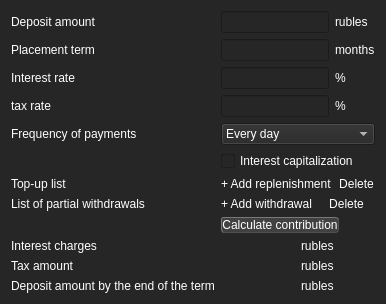
      <widget class="QWidget" name="tab_4">
       <property name="styleSheet">
        <string notr="true">background-color: rgb(38, 38, 38);
color: white;</string>
       </property>
       <attribute name="title">
        <string>Deposit</string>
       </attribute>
       <layout class="QGridLayout" name="gridLayout_13">
        <item row="0" column="0">
         <layout class="QGridLayout" name="gridLayout_11">
          <item row="3" column="0">
           <widget class="QLabel" name="type_3">
            <property name="sizePolicy">
             <sizepolicy hsizetype="Maximum" vsizetype="Maximum">
              <horstretch>0</horstretch>
              <verstretch>0</verstretch>
             </sizepolicy>
            </property>
            <property name="text">
             <string>tax rate</string>
            </property>
           </widget>
          </item>
          <item row="7" column="1">
           <layout class="QVBoxLayout" name="verticalLayout_8">
            <item>
             <layout class="QHBoxLayout" name="horizontalLayout_18">
              <item>
               <widget class="QPushButton" name="add_withdrawal_2">
                <property name="sizePolicy">
                 <sizepolicy hsizetype="Minimum" vsizetype="Maximum">
                  <horstretch>0</horstretch>
                  <verstretch>0</verstretch>
                 </sizepolicy>
                </property>
                <property name="styleSheet">
                 <string notr="true">border: none; 
outline: none;
text-align: left;
</string>
                </property>
                <property name="text">
                 <string>+ Add withdrawal</string>
                </property>
               </widget>
              </item>
              <item>
               <widget class="QPushButton" name="delete_withdrawal_2">
                <property name="sizePolicy">
                 <sizepolicy hsizetype="Minimum" vsizetype="Maximum">
                  <horstretch>0</horstretch>
                  <verstretch>0</verstretch>
                 </sizepolicy>
                </property>
                <property name="styleSheet">
                 <string notr="true">border: none; 
outline: none;
</string>
                </property>
                <property name="text">
                 <string>Delete</string>
                </property>
               </widget>
              </item>
             </layout>
            </item>
           </layout>
          </item>
          <item row="2" column="1">
           <layout class="QHBoxLayout" name="horizontalLayout_21">
            <item>
             <widget class="QLineEdit" name="rate_3">
              <property name="sizePolicy">
               <sizepolicy hsizetype="Maximum" vsizetype="Maximum">
                <horstretch>0</horstretch>
                <verstretch>0</verstretch>
               </sizepolicy>
              </property>
             </widget>
            </item>
            <item>
             <widget class="QLabel" name="label_37">
              <property name="sizePolicy">
               <sizepolicy hsizetype="Preferred" vsizetype="Maximum">
                <horstretch>0</horstretch>
                <verstretch>0</verstretch>
               </sizepolicy>
              </property>
              <property name="text">
               <string>%</string>
              </property>
             </widget>
            </item>
           </layout>
          </item>
          <item row="6" column="0">
           <widget class="QLabel" name="label_28">
            <property name="sizePolicy">
             <sizepolicy hsizetype="Maximum" vsizetype="Maximum">
              <horstretch>0</horstretch>
              <verstretch>0</verstretch>
             </sizepolicy>
            </property>
            <property name="text">
             <string>Top-up list</string>
            </property>
           </widget>
          </item>
          <item row="5" column="1">
           <widget class="QCheckBox" name="capitalization_2">
            <property name="text">
             <string>Interest capitalization</string>
            </property>
           </widget>
          </item>
          <item row="10" column="1">
           <layout class="QHBoxLayout" name="horizontalLayout_24">
            <item>
             <widget class="QLabel" name="tax_amount_2">
              <property name="text">
               <string/>
              </property>
              <property name="alignment">
               <set>Qt::AlignRight|Qt::AlignTrailing|Qt::AlignVCenter</set>
              </property>
             </widget>
            </item>
            <item>
             <widget class="QLabel" name="label_40">
              <property name="sizePolicy">
               <sizepolicy hsizetype="Preferred" vsizetype="Maximum">
                <horstretch>0</horstretch>
                <verstretch>0</verstretch>
               </sizepolicy>
              </property>
              <property name="text">
               <string>rubles</string>
              </property>
             </widget>
            </item>
           </layout>
          </item>
          <item row="9" column="0">
           <widget class="QLabel" name="payment_3">
            <property name="sizePolicy">
             <sizepolicy hsizetype="Minimum" vsizetype="Maximum">
              <horstretch>0</horstretch>
              <verstretch>0</verstretch>
             </sizepolicy>
            </property>
            <property name="text">
             <string>Interest charges</string>
            </property>
           </widget>
          </item>
          <item row="2" column="0">
           <widget class="QLabel" name="label_29">
            <property name="sizePolicy">
             <sizepolicy hsizetype="Maximum" vsizetype="Maximum">
              <horstretch>0</horstretch>
              <verstretch>0</verstretch>
             </sizepolicy>
            </property>
            <property name="text">
             <string>Interest rate</string>
            </property>
           </widget>
          </item>
          <item row="4" column="1">
           <widget class="QComboBox" name="frequency">
            <item>
             <property name="text">
              <string>Every day</string>
             </property>
            </item>
            <item>
             <property name="text">
              <string>Every week</string>
             </property>
            </item>
            <item>
             <property name="text">
              <string>Once a month</string>
             </property>
            </item>
            <item>
             <property name="text">
              <string>Once a quarter</string>
             </property>
            </item>
            <item>
             <property name="text">
              <string>Semiannually</string>
             </property>
            </item>
            <item>
             <property name="text">
              <string>Once a year</string>
             </property>
            </item>
            <item>
             <property name="text">
              <string>At the end of the term</string>
             </property>
            </item>
           </widget>
          </item>
          <item row="7" column="0">
           <widget class="QLabel" name="label_33">
            <property name="sizePolicy">
             <sizepolicy hsizetype="Maximum" vsizetype="Maximum">
              <horstretch>0</horstretch>
              <verstretch>0</verstretch>
             </sizepolicy>
            </property>
            <property name="text">
             <string>List of partial withdrawals</string>
            </property>
           </widget>
          </item>
          <item row="8" column="1">
           <widget class="QPushButton" name="calculate_contribution_2">
            <property name="sizePolicy">
             <sizepolicy hsizetype="Maximum" vsizetype="Fixed">
              <horstretch>0</horstretch>
              <verstretch>0</verstretch>
             </sizepolicy>
            </property>
            <property name="minimumSize">
             <size>
              <width>100</width>
              <height>0</height>
             </size>
            </property>
            <property name="styleSheet">
             <string notr="true">QPushButton {
	border-style: outset;
	border-width: 1px;
	background-color: rgb(65, 65, 65);
	color: rgb(255, 255, 255);
	border-color: rgb(81, 81, 81);
    border-radius: 3px;
}
 QPushButton:pressed {
     background-color: rgb(159, 159, 159);
     border-style: inset;
 }</string>
            </property>
            <property name="text">
             <string>Calculate contribution</string>
            </property>
           </widget>
          </item>
          <item row="4" column="0">
           <widget class="QLabel" name="label_27">
            <property name="sizePolicy">
             <sizepolicy hsizetype="Maximum" vsizetype="Maximum">
              <horstretch>0</horstretch>
              <verstretch>0</verstretch>
             </sizepolicy>
            </property>
            <property name="text">
             <string>Frequency of payments</string>
            </property>
           </widget>
          </item>
          <item row="1" column="1">
           <layout class="QHBoxLayout" name="horizontalLayout_19">
            <item>
             <widget class="QLineEdit" name="term_3">
              <property name="sizePolicy">
               <sizepolicy hsizetype="MinimumExpanding" vsizetype="Maximum">
                <horstretch>0</horstretch>
                <verstretch>0</verstretch>
               </sizepolicy>
              </property>
             </widget>
            </item>
            <item>
             <widget class="QLabel" name="label_35">
              <property name="sizePolicy">
               <sizepolicy hsizetype="MinimumExpanding" vsizetype="Maximum">
                <horstretch>0</horstretch>
                <verstretch>0</verstretch>
               </sizepolicy>
              </property>
              <property name="text">
               <string>months</string>
              </property>
             </widget>
            </item>
           </layout>
          </item>
          <item row="10" column="0">
           <widget class="QLabel" name="label_32">
            <property name="sizePolicy">
             <sizepolicy hsizetype="Maximum" vsizetype="Maximum">
              <horstretch>0</horstretch>
              <verstretch>0</verstretch>
             </sizepolicy>
            </property>
            <property name="text">
             <string>Tax amount</string>
            </property>
           </widget>
          </item>
          <item row="9" column="1">
           <layout class="QHBoxLayout" name="horizontalLayout_23">
            <item>
             <widget class="QLabel" name="interest_charges_2">
              <property name="text">
               <string/>
              </property>
              <property name="alignment">
               <set>Qt::AlignRight|Qt::AlignTrailing|Qt::AlignVCenter</set>
              </property>
             </widget>
            </item>
            <item>
             <widget class="QLabel" name="label_39">
              <property name="sizePolicy">
               <sizepolicy hsizetype="Preferred" vsizetype="Maximum">
                <horstretch>0</horstretch>
                <verstretch>0</verstretch>
               </sizepolicy>
              </property>
              <property name="text">
               <string>rubles</string>
              </property>
             </widget>
            </item>
           </layout>
          </item>
          <item row="0" column="0">
           <widget class="QLabel" name="total_amount_3">
            <property name="sizePolicy">
             <sizepolicy hsizetype="Maximum" vsizetype="Maximum">
              <horstretch>0</horstretch>
              <verstretch>0</verstretch>
             </sizepolicy>
            </property>
            <property name="text">
             <string>Deposit amount</string>
            </property>
           </widget>
          </item>
          <item row="5" column="0">
           <widget class="QLabel" name="label_31">
            <property name="sizePolicy">
             <sizepolicy hsizetype="Maximum" vsizetype="Maximum">
              <horstretch>0</horstretch>
              <verstretch>0</verstretch>
             </sizepolicy>
            </property>
            <property name="text">
             <string/>
            </property>
           </widget>
          </item>
          <item row="6" column="1">
           <layout class="QVBoxLayout" name="verticalLayout_7">
            <item>
             <layout class="QHBoxLayout" name="horizontalLayout_17">
              <item>
               <widget class="QPushButton" name="add_replenishmen_2">
                <property name="sizePolicy">
                 <sizepolicy hsizetype="Minimum" vsizetype="Maximum">
                  <horstretch>0</horstretch>
                  <verstretch>0</verstretch>
                 </sizepolicy>
                </property>
                <property name="styleSheet">
                 <string notr="true">border: none; 
outline: none;
text-align: left;
</string>
                </property>
                <property name="text">
                 <string>+ Add replenishment</string>
                </property>
               </widget>
              </item>
              <item>
               <widget class="QPushButton" name="delete_replenishmen_2">
                <property name="sizePolicy">
                 <sizepolicy hsizetype="Minimum" vsizetype="Maximum">
                  <horstretch>0</horstretch>
                  <verstretch>0</verstretch>
                 </sizepolicy>
                </property>
                <property name="styleSheet">
                 <string notr="true">border: none; 
outline: none;
</string>
                </property>
                <property name="text">
                 <string>Delete</string>
                </property>
               </widget>
              </item>
             </layout>
            </item>
           </layout>
          </item>
          <item row="11" column="1">
           <layout class="QHBoxLayout" name="horizontalLayout_25">
            <item>
             <widget class="QLabel" name="amount_end_2">
              <property name="text">
               <string/>
              </property>
              <property name="alignment">
               <set>Qt::AlignRight|Qt::AlignTrailing|Qt::AlignVCenter</set>
              </property>
             </widget>
            </item>
            <item>
             <widget class="QLabel" name="label_41">
              <property name="sizePolicy">
               <sizepolicy hsizetype="Preferred" vsizetype="Maximum">
                <horstretch>0</horstretch>
                <verstretch>0</verstretch>
               </sizepolicy>
              </property>
              <property name="text">
               <string>rubles</string>
              </property>
             </widget>
            </item>
           </layout>
          </item>
          <item row="0" column="1">
           <layout class="QHBoxLayout" name="horizontalLayout_20">
            <item>
             <widget class="QLineEdit" name="deposit_amount_2">
              <property name="sizePolicy">
               <sizepolicy hsizetype="Maximum" vsizetype="Maximum">
                <horstretch>0</horstretch>
                <verstretch>0</verstretch>
               </sizepolicy>
              </property>
             </widget>
            </item>
            <item>
             <widget class="QLabel" name="label_36">
              <property name="sizePolicy">
               <sizepolicy hsizetype="Preferred" vsizetype="Maximum">
                <horstretch>0</horstretch>
                <verstretch>0</verstretch>
               </sizepolicy>
              </property>
              <property name="text">
               <string>rubles</string>
              </property>
             </widget>
            </item>
           </layout>
          </item>
          <item row="1" column="0">
           <widget class="QLabel" name="label_30">
            <property name="sizePolicy">
             <sizepolicy hsizetype="Maximum" vsizetype="Maximum">
              <horstretch>0</horstretch>
              <verstretch>0</verstretch>
             </sizepolicy>
            </property>
            <property name="text">
             <string>Placement term</string>
            </property>
           </widget>
          </item>
          <item row="3" column="1">
           <layout class="QHBoxLayout" name="horizontalLayout_22">
            <item>
             <widget class="QLineEdit" name="tax_rate_2">
              <property name="sizePolicy">
               <sizepolicy hsizetype="Maximum" vsizetype="Maximum">
                <horstretch>0</horstretch>
                <verstretch>0</verstretch>
               </sizepolicy>
              </property>
             </widget>
            </item>
            <item>
             <widget class="QLabel" name="label_38">
              <property name="sizePolicy">
               <sizepolicy hsizetype="Preferred" vsizetype="Maximum">
                <horstretch>0</horstretch>
                <verstretch>0</verstretch>
               </sizepolicy>
              </property>
              <property name="text">
               <string>%</string>
              </property>
             </widget>
            </item>
           </layout>
          </item>
          <item row="11" column="0">
           <widget class="QLabel" name="label_34">
            <property name="sizePolicy">
             <sizepolicy hsizetype="Maximum" vsizetype="Maximum">
              <horstretch>0</horstretch>
              <verstretch>0</verstretch>
             </sizepolicy>
            </property>
            <property name="text">
             <string>Deposit amount by the end of the term</string>
            </property>
           </widget>
          </item>
         </layout>
        </item>
       </layout>
      </widget>
